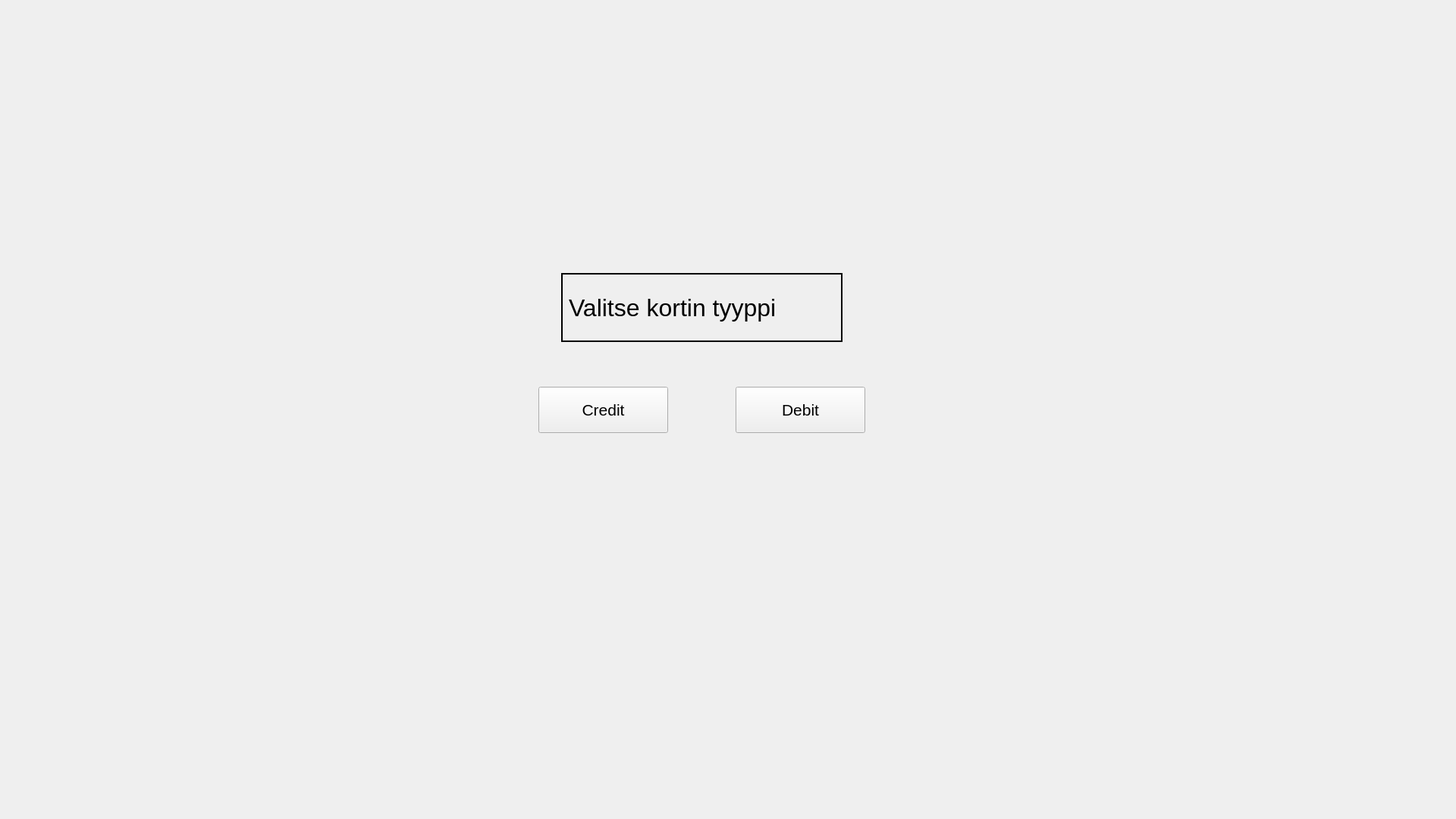
<?xml version="1.0" encoding="UTF-8"?>
<ui version="4.0">
 <class>kortinValintaWindow</class>
 <widget class="QWidget" name="kortinValintaWindow">
  <property name="enabled">
   <bool>true</bool>
  </property>
  <property name="geometry">
   <rect>
    <x>0</x>
    <y>0</y>
    <width>1920</width>
    <height>1080</height>
   </rect>
  </property>
  <property name="palette">
   <palette>
    <active/>
    <inactive/>
    <disabled/>
   </palette>
  </property>
  <property name="windowTitle">
   <string>Kortinvalinta</string>
  </property>
  <property name="autoFillBackground">
   <bool>false</bool>
  </property>
  <widget class="QPushButton" name="creditButton">
   <property name="enabled">
    <bool>true</bool>
   </property>
   <property name="geometry">
    <rect>
     <x>710</x>
     <y>510</y>
     <width>171</width>
     <height>61</height>
    </rect>
   </property>
   <property name="font">
    <font>
     <pointsize>16</pointsize>
    </font>
   </property>
   <property name="text">
    <string>Credit</string>
   </property>
  </widget>
  <widget class="QPushButton" name="debitButton">
   <property name="enabled">
    <bool>true</bool>
   </property>
   <property name="geometry">
    <rect>
     <x>970</x>
     <y>510</y>
     <width>171</width>
     <height>61</height>
    </rect>
   </property>
   <property name="font">
    <font>
     <pointsize>16</pointsize>
    </font>
   </property>
   <property name="text">
    <string>Debit</string>
   </property>
  </widget>
  <widget class="QLabel" name="label">
   <property name="enabled">
    <bool>true</bool>
   </property>
   <property name="geometry">
    <rect>
     <x>740</x>
     <y>360</y>
     <width>371</width>
     <height>91</height>
    </rect>
   </property>
   <property name="font">
    <font>
     <pointsize>24</pointsize>
    </font>
   </property>
   <property name="frameShape">
    <enum>QFrame::Panel</enum>
   </property>
   <property name="lineWidth">
    <number>2</number>
   </property>
   <property name="text">
    <string>Valitse kortin tyyppi </string>
   </property>
  </widget>
  <zorder>label</zorder>
  <zorder>creditButton</zorder>
  <zorder>debitButton</zorder>
 </widget>
 <resources/>
 <connections/>
</ui>
